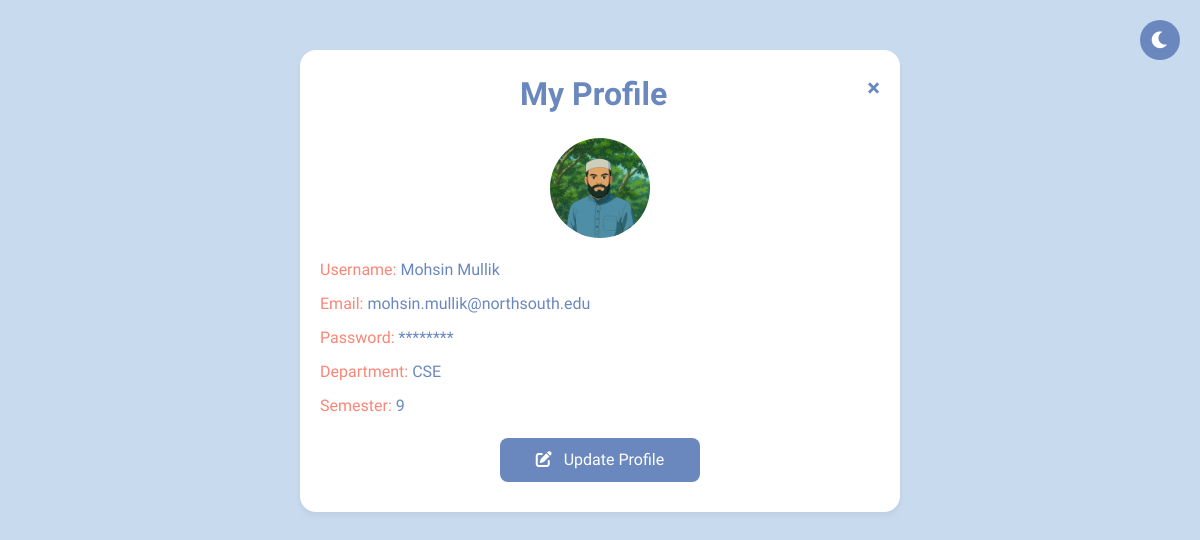
Screenshot of /profile-settings/ (signed in) with the database file from the repository.
### accounts/models.py (models this page shows, shortened)
class User(models.Model):
    name = models.CharField(max_length=100)
    email = models.EmailField(unique=True, validators=[EmailValidator(message="Enter a valid @northsouth.edu email.", code="invalid_email")])
    password = models.CharField(max_length=100)  # Should be hashed in production
    is_verified = models.BooleanField(default=False)
    department = models.CharField(max_length=100, blank=True, null=True)
    semester = models.CharField(max_length=50, blank=True, null=True)
    profile_picture = models.ImageField(upload_to='profile_pics/', blank=True, null=True)

### accounts/views.py (the view)
# urls.py: path('profile-settings/', views.profile_settings, name='profile_settings'),
@never_cache
def profile_settings(request):
    if 'user_email' not in request.session:
        return redirect('login')
    user = User.objects.get(email=request.session['user_email'])
    context = {
        'user': user,
    }
    return render(request, 'profile_settings.html', context)

### accounts/templates/profile_settings.html (shortened to what this page needs)
{% load static %}
<!DOCTYPE html>
<html lang="en">
<head>
    <link href="https://cdnjs.cloudflare.com/ajax/libs/font-awesome/6.0.0/css/all.min.css" rel="stylesheet" />
</head>
<body data-theme="light">
    <button class="theme-toggle" aria-label="Toggle theme">
        <i class="fas fa-moon"></i>
    </button>
    <div class="container">
        <span class="close-btn">×</span>
        <h2>My Profile</h2>
        {% if user.profile_picture %}
            <img src="{{ user.profile_picture.url }}" alt="Profile Picture" class="profile-img" />
        {% else %}
            <img src="{% static 'img/avatar.png' %}" alt="Profile Picture" class="profile-img" />
        {% endif %}
        <div class="profile-info">
            <p><strong>Username:</strong> {{ user.name }}</p>
            <p><strong>Email:</strong> {{ user.email }}</p>
            <p><strong>Password:</strong> ********</p>
            <p><strong>Department:</strong> {{ user.department|default:"Not set" }}</p>
            <p><strong>Semester:</strong> {{ user.semester|default:"Not set" }}</p>
        </div>
        <a href="{% url 'update_profile' %}" class="update-btn"><i class="fas fa-edit"></i> Update Profile</a>
    </div>
</body>
</html>

### accounts/templates/profile_settings.html (style rules this page uses)
:root { --background: #C8DAEE; --container-bg: white; --text-primary: #6A88BE; --button-bg: #6A88BE; --button-hover-bg: #5A77A8; --accent: #f98677; --shadow: rgba(0, 0, 0, 0.05); --toggle-bg: #6A88BE; --toggle-color: white; }
* { margin: 0; padding: 0; box-sizing: border-box; transition: background-color 0.3s ease, color 0.3s ease; }
body { font-family: 'Urbanist', sans-serif; background-color: var(--background); color: var(--text-primary); line-height: 1.5; }
.theme-toggle { position: fixed; top: 20px; right: 20px; background: var(--toggle-bg); border: none; border-radius: 50%; width: 40px; height: 40px; display: flex; justify-content: center; align-items: center; cursor: pointer; font-size: 1.2rem; color: var(--toggle-color); transition: all 0.3s ease; z-index: 1000; }
.container { max-width: 600px; margin: 50px auto; padding: 20px; background: var(--container-bg); border-radius: 16px; box-shadow: 0 4px 6px var(--shadow); }
h2 { text-align: center; margin-bottom: 20px; font-size: 2rem; font-weight: 700; color: var(--text-primary); }
.profile-info { margin-bottom: 20px; }
.profile-info p { margin: 10px 0; font-size: 1rem; }
.profile-info p strong { font-weight: 500; color: var(--accent); }
.profile-img { width: 100px; height: 100px; border-radius: 50%; display: block; margin: 0 auto 20px; object-fit: cover; }
.update-btn, .dashboard-btn { display: block; width: 200px; margin: 10px auto; padding: 10px; background: var(--button-bg); color: white; text-align: center; text-decoration: none; border-radius: 8px; font-weight: 500; transition: background-color 0.3s ease; }
.close-btn { color: var(--text-primary); float: right; font-size: 1.5rem; font-weight: bold; cursor: pointer; }
.update-btn i, .dashboard-btn i { margin-right: 8px; }

### rows the page displays
User: profile_picture (picture), name "Mohsin Mullik", email "mohsin.mullik@northsouth.edu", department "CSE", semester "9"
